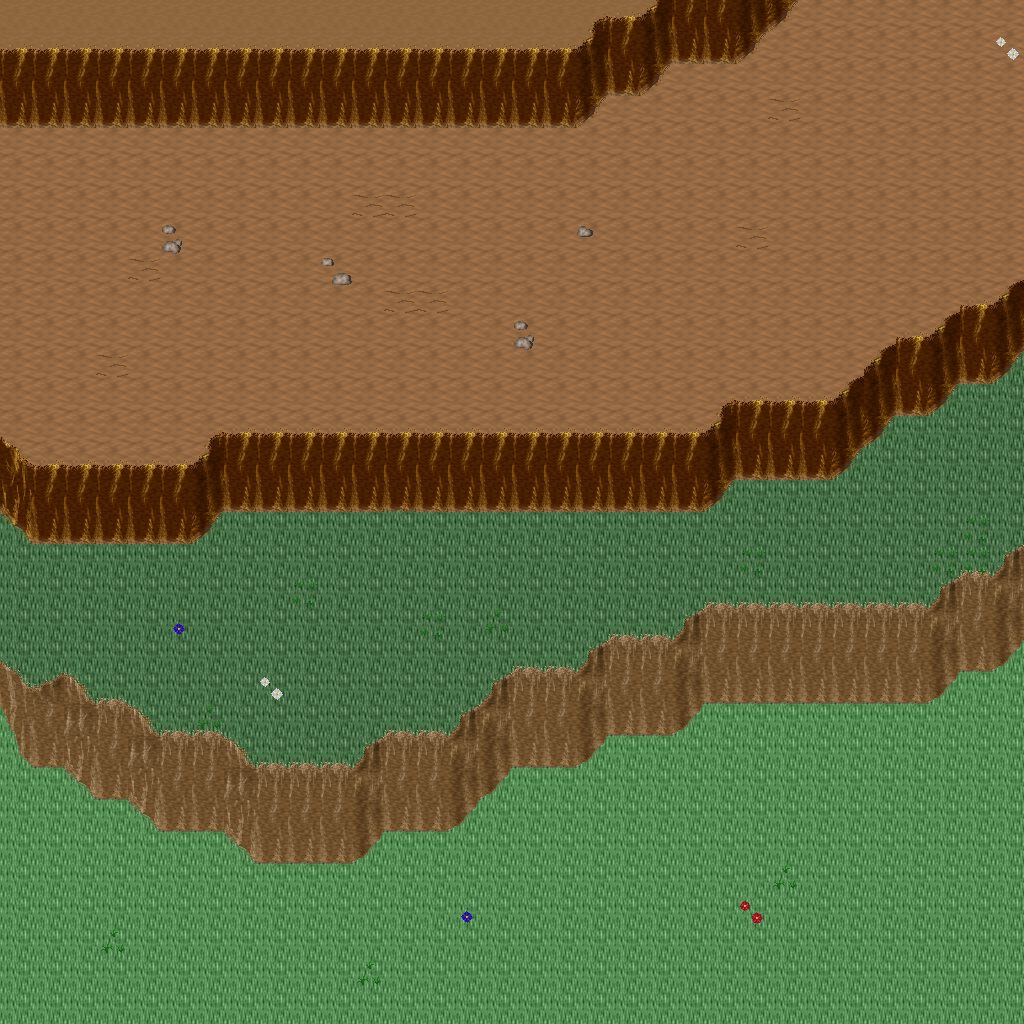

The image is a tile-based game level rendered from a .tmx file. Its description and source (layers, tilesets, objects; grid data summarised) follow:
An orthogonal 32x32 tile map with 32x32 px tiles, 5 tile layers (Ground, Objects, Objects2, Above, ...), 1 hidden layer not drawn, 37 tilesets.

<map version="1.10" tiledversion="1.11.0" orientation="orthogonal" renderorder="right-down" width="32" height="32" tilewidth="32" tileheight="32" infinite="0" nextlayerid="11" nextobjectid="1">
 <tileset firstgid="1" name="ground_ground" tilewidth="32" tileheight="32" tilecount="33" columns="3">
  <image source="../drawable/ground_ground.png" width="96" height="352" />
 </tileset>
 <tileset firstgid="34" name="ground_ridge_earth_dark" tilewidth="32" tileheight="32" tilecount="96" columns="12">
  <image source="../drawable/ground_ridge_earth_dark.png" width="384" height="256" />
 </tileset>
 <tileset firstgid="130" name="ground_ridge_earth_pale" tilewidth="32" tileheight="32" tilecount="96" columns="12">
  <image source="../drawable/ground_ridge_earth_pale.png" width="384" height="256" />
 </tileset>
 <tileset firstgid="226" name="ground_earth_edges" tilewidth="32" tileheight="32" tilecount="18" columns="6">
  <image source="../drawable/ground_earth_edges.png" width="192" height="96" />
 </tileset>
 <tileset firstgid="244" name="ground_rock_pebbles" tilewidth="32" tileheight="32" tilecount="3" columns="1">
  <image source="../drawable/ground_rock_pebbles.png" width="32" height="96" />
 </tileset>
 <tileset firstgid="247" name="plant_grasses" tilewidth="32" tileheight="32" tilecount="6" columns="3">
  <image source="../drawable/plant_grasses.png" width="96" height="64" />
 </tileset>
 <tileset firstgid="253" name="plant_flower_daisy_yellow" tilewidth="32" tileheight="32" tilecount="8" columns="2">
  <image source="../drawable/plant_flower_daisy_yellow.png" width="64" height="128" />
 </tileset>
 <tileset firstgid="261" name="plant_bush_bushes" tilewidth="32" tileheight="32" tilecount="10" columns="5">
  <image source="../drawable/plant_bush_bushes.png" width="160" height="64" />
 </tileset>
 <tileset firstgid="271" name="plant_flower_daisy_red" tilewidth="32" tileheight="32" tilecount="8" columns="2">
  <image source="../drawable/plant_flower_daisy_red.png" width="64" height="128" />
 </tileset>
 <tileset firstgid="279" name="plant_tree_tree_darkgreen" tilewidth="32" tileheight="32" tilecount="88" columns="8">
  <image source="../drawable/plant_tree_tree_darkgreen.png" width="256" height="352" />
 </tileset>
 <tileset firstgid="367" name="plant_flower_daisy_blue" tilewidth="32" tileheight="32" tilecount="8" columns="2">
  <image source="../drawable/plant_flower_daisy_blue.png" width="64" height="128" />
 </tileset>
 <tileset firstgid="375" name="item_corpse_skull_pale" tilewidth="32" tileheight="32" tilecount="2" columns="2">
  <image source="../drawable/item_corpse_skull_pale.png" width="64" height="32" />
 </tileset>
 <tileset firstgid="377" name="plant_vine" tilewidth="32" tileheight="32" tilecount="3" columns="1">
  <image source="../drawable/plant_vine.png" width="32" height="96" />
 </tileset>
 <tileset firstgid="380" name="plant_flower_daisy_white" tilewidth="32" tileheight="32" tilecount="8" columns="2">
  <image source="../drawable/plant_flower_daisy_white.png" width="64" height="128" />
 </tileset>
 <tileset firstgid="388" name="item_corpse_huge_animal" tilewidth="32" tileheight="32" tilecount="16" columns="2">
  <image source="../drawable/item_corpse_huge_animal.png" width="64" height="256" />
 </tileset>
 <tileset firstgid="404" name="building_fence_fence_chunky" tilewidth="32" tileheight="32" tilecount="21" columns="3">
  <image source="../drawable/building_fence_fence_chunky.png" width="96" height="224" />
 </tileset>
 <tileset firstgid="425" name="ground_eye" tilewidth="32" tileheight="32" tilecount="9" columns="3">
  <image source="../drawable/ground_eye.png" width="96" height="96" />
 </tileset>
 <tileset firstgid="434" name="logic_creature_gnome" tilewidth="32" tileheight="32" tilecount="6" columns="6">
  <image source="../drawable/logic_creature_gnome.png" width="192" height="32" />
 </tileset>
 <tileset firstgid="440" name="logic_creature_animal" tilewidth="32" tileheight="32" tilecount="32" columns="8">
  <image source="../drawable/logic_creature_animal.png" width="256" height="128" />
 </tileset>
 <tileset firstgid="472" name="logic_collision" tilewidth="32" tileheight="32" tilecount="1" columns="1">
  <image source="../drawable/logic_collision.png" width="32" height="32" />
 </tileset>
 <tileset firstgid="473" name="plant_tree_taller_trees" tilewidth="32" tileheight="32" tilecount="32" columns="8">
  <image source="../drawable/plant_tree_taller_trees.png" width="256" height="128" />
 </tileset>
 <tileset firstgid="505" name="plant_tree_spruce" tilewidth="32" tileheight="32" tilecount="6" columns="2">
  <image source="../drawable/plant_tree_spruce.png" width="64" height="96" />
 </tileset>
 <tileset firstgid="511" name="ground_blue_paving" tilewidth="32" tileheight="32" tilecount="2" columns="1">
  <image source="../drawable/ground_blue_paving.png" width="32" height="64" />
 </tileset>
 <tileset firstgid="513" name="ground_grass_edges" tilewidth="32" tileheight="32" tilecount="36" columns="12">
  <image source="../drawable/ground_grass_edges.png" width="384" height="96" />
 </tileset>
 <tileset firstgid="549" name="ground_grass_corners" tilewidth="32" tileheight="32" tilecount="24" columns="6">
  <image source="../drawable/ground_grass_corners.png" width="192" height="128" />
 </tileset>
 <tileset firstgid="573" name="logic_item_fruits" tilewidth="32" tileheight="32" tilecount="16" columns="8">
  <image source="../drawable/logic_item_fruits.png" width="256" height="64" />
 </tileset>
 <tileset firstgid="589" name="building_house_pink_blue" tilewidth="32" tileheight="32" tilecount="99" columns="11">
  <image source="../drawable/building_house_pink_blue.png" width="352" height="288" />
 </tileset>
 <tileset firstgid="688" name="building_fence_stone_fence_white" tilewidth="32" tileheight="32" tilecount="9" columns="3">
  <image source="../drawable/building_fence_stone_fence_white.png" width="96" height="96" />
 </tileset>
 <tileset firstgid="697" name="plant_tree_pine_tree" tilewidth="32" tileheight="32" tilecount="20" columns="4">
  <image source="../drawable/plant_tree_pine_tree.png" width="128" height="160" />
 </tileset>
 <tileset firstgid="717" name="furniture_chair_bench_wooden" tilewidth="32" tileheight="32" tilecount="8" columns="2">
  <image source="../drawable/furniture_chair_bench_wooden.png" width="64" height="128" />
 </tileset>
 <tileset firstgid="725" name="item_postbox" tilewidth="32" tileheight="32" tilecount="4" columns="2">
  <image source="../drawable/item_postbox.png" width="64" height="64" />
 </tileset>
 <tileset firstgid="729" name="logic_portal" tilewidth="32" tileheight="32" tilecount="24" columns="8">
  <image source="../drawable/logic_portal.png" width="256" height="96" />
 </tileset>
 <tileset firstgid="753" name="furniture_light_lamp_blue" tilewidth="32" tileheight="32" tilecount="3" columns="1">
  <image source="../drawable/furniture_light_lamp_blue.png" width="32" height="96" />
 </tileset>
 <tileset firstgid="756" name="light_dim_light_7x5" tilewidth="32" tileheight="32" tilecount="35" columns="7">
  <image source="../drawable/light_dim_light_7x5.png" width="224" height="160" />
 </tileset>
 <tileset firstgid="791" name="light_light_5x5" tilewidth="32" tileheight="32" tilecount="25" columns="5">
  <image source="../drawable/light_light_5x5.png" width="160" height="160" />
 </tileset>
 <tileset firstgid="816" name="logic_creature_reptile" tilewidth="32" tileheight="32" tilecount="7" columns="7">
  <image source="../drawable/logic_creature_reptile.png" width="224" height="32" />
 </tileset>
 <tileset firstgid="823" name="plant_bushes_and_trees" tilewidth="32" tileheight="32" tilecount="144" columns="16">
  <image source="../drawable/plant_bushes_and_trees.png" width="512" height="289" />
 </tileset>
 <layer id="1" name="Ground" width="32" height="32">
  <data>[1024 cells, 1024 non-empty, 4 distinct tile ids]</data>
 </layer>
 <layer id="2" name="Objects" width="32" height="32">
  <data>[1024 cells, 301 non-empty, 29 distinct tile ids]</data>
 </layer>
 <layer id="3" name="Objects2" width="32" height="32">
  <data>[1024 cells, 29 non-empty, 10 distinct tile ids]</data>
 </layer>
 <layer id="4" name="Above" width="32" height="32">
  <data>[1024 cells, 5 non-empty, 2 distinct tile ids]</data>
 </layer>
 <layer id="5" name="Above2" width="32" height="32">
  <data>[1024 cells, 0 non-empty, 0 distinct tile ids]</data>
 </layer>
 <layer id="6" name="Walkable" width="32" height="32" visible="0">
  <data>[1024 cells, 272 non-empty, 1 distinct tile ids]</data>
 </layer>
 <objectgroup id="7" name="Mapevents" />
 <objectgroup id="8" name="Spawn" />
 <objectgroup id="9" name="Keys" />
 <objectgroup id="10" name="Replace" />
</map>
